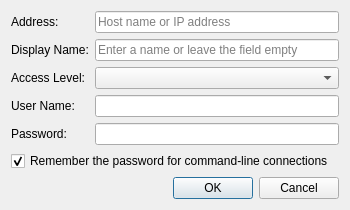
<?xml version="1.0" encoding="UTF-8"?>
<ui version="4.0">
 <class>RouterDialog</class>
 <widget class="QDialog" name="RouterDialog">
  <property name="geometry">
   <rect>
    <x>0</x>
    <y>0</y>
    <width>350</width>
    <height>209</height>
   </rect>
  </property>
  <property name="windowTitle">
   <string>Router</string>
  </property>
  <property name="modal">
   <bool>true</bool>
  </property>
  <layout class="QVBoxLayout" name="verticalLayout">
   <item>
    <layout class="QFormLayout" name="formLayout">
     <item row="0" column="0">
      <widget class="QLabel" name="label_address">
       <property name="text">
        <string>Address:</string>
       </property>
      </widget>
     </item>
     <item row="0" column="1">
      <widget class="QLineEdit" name="edit_address">
       <property name="maxLength">
        <number>64</number>
       </property>
       <property name="placeholderText">
        <string>Host name or IP address</string>
       </property>
      </widget>
     </item>
     <item row="1" column="0">
      <widget class="QLabel" name="label_name">
       <property name="text">
        <string>Display Name:</string>
       </property>
      </widget>
     </item>
     <item row="1" column="1">
      <widget class="QLineEdit" name="edit_name">
       <property name="maxLength">
        <number>64</number>
       </property>
       <property name="placeholderText">
        <string>Enter a name or leave the field empty</string>
       </property>
      </widget>
     </item>
     <item row="2" column="0">
      <widget class="QLabel" name="label_session_type">
       <property name="text">
        <string>Access Level:</string>
       </property>
      </widget>
     </item>
     <item row="2" column="1">
      <widget class="QComboBox" name="combo_session_type"/>
     </item>
     <item row="3" column="0">
      <widget class="QLabel" name="label_username">
       <property name="text">
        <string>User Name:</string>
       </property>
      </widget>
     </item>
     <item row="3" column="1">
      <widget class="QLineEdit" name="edit_username">
       <property name="maxLength">
        <number>64</number>
       </property>
      </widget>
     </item>
     <item row="4" column="0">
      <widget class="QLabel" name="label_password">
       <property name="text">
        <string>Password:</string>
       </property>
      </widget>
     </item>
     <item row="4" column="1">
      <widget class="PasswordEdit" name="edit_password">
       <property name="maxLength">
        <number>64</number>
       </property>
      </widget>
     </item>
    </layout>
   </item>
   <item>
    <widget class="QCheckBox" name="check_box_remember">
     <property name="text">
      <string>Remember the password for command-line connections</string>
     </property>
     <property name="checked">
      <bool>true</bool>
     </property>
     <property name="toolTip">
      <string>The router account is stored for the whole computer and is used when the client is started with a host ID and without router options.</string>
     </property>
    </widget>
   </item>
   <item>
    <spacer name="verticalSpacer">
     <property name="orientation">
      <enum>Qt::Orientation::Vertical</enum>
     </property>
     <property name="sizeHint" stdset="0">
      <size>
       <width>20</width>
       <height>0</height>
      </size>
     </property>
    </spacer>
   </item>
   <item>
    <widget class="DialogButtonBox" name="buttonbox">
     <property name="standardButtons">
      <set>QDialogButtonBox::StandardButton::Cancel|QDialogButtonBox::StandardButton::Ok</set>
     </property>
    </widget>
   </item>
  </layout>
 </widget>
 <customwidgets>
  <customwidget>
   <class>DialogButtonBox</class>
   <extends>QDialogButtonBox</extends>
   <header>common/desktop/dialog_button_box.h</header>
  </customwidget>
  <customwidget>
   <class>PasswordEdit</class>
   <extends>QLineEdit</extends>
   <header>common/desktop/password_edit.h</header>
  </customwidget>
 </customwidgets>
 <resources/>
 <connections/>
</ui>
